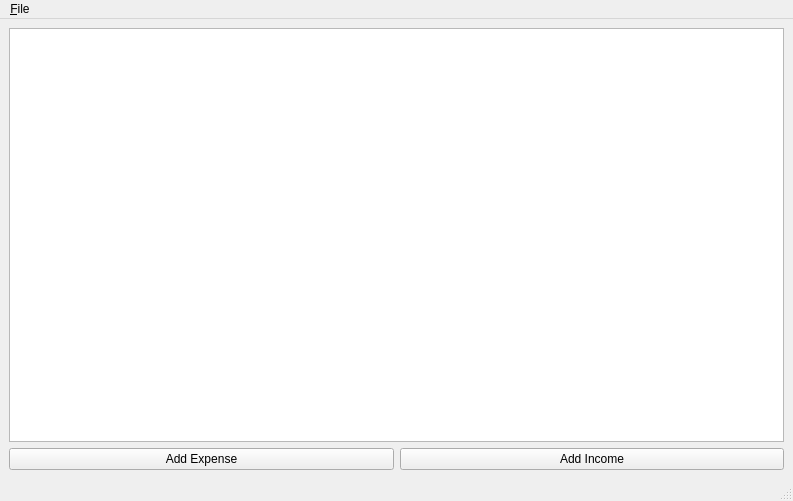
<?xml version="1.0" encoding="UTF-8"?>
<ui version="4.0">
 <class>MainWindow</class>
 <widget class="QMainWindow" name="MainWindow">
  <property name="geometry">
   <rect>
    <x>0</x>
    <y>0</y>
    <width>793</width>
    <height>501</height>
   </rect>
  </property>
  <property name="windowTitle">
   <string>MainWindow</string>
  </property>
  <widget class="QWidget" name="centralwidget">
   <layout class="QGridLayout" name="gridLayout">
    <item row="0" column="0" colspan="2">
     <widget class="QTableView" name="tableView"/>
    </item>
    <item row="1" column="0">
     <widget class="QPushButton" name="pushButton">
      <property name="text">
       <string>Add Expense</string>
      </property>
     </widget>
    </item>
    <item row="1" column="1">
     <widget class="QPushButton" name="pushButton_2">
      <property name="text">
       <string>Add Income</string>
      </property>
     </widget>
    </item>
   </layout>
  </widget>
  <widget class="QMenuBar" name="menubar">
   <property name="geometry">
    <rect>
     <x>0</x>
     <y>0</y>
     <width>793</width>
     <height>24</height>
    </rect>
   </property>
   <widget class="QMenu" name="menu_file">
    <property name="title">
     <string>&amp;File</string>
    </property>
    <addaction name="action_save"/>
    <addaction name="action_load"/>
    <addaction name="action_Exit"/>
   </widget>
   <addaction name="menu_file"/>
  </widget>
  <widget class="QStatusBar" name="statusbar"/>
  <action name="action_save">
   <property name="text">
    <string>&amp;Save</string>
   </property>
  </action>
  <action name="action_load">
   <property name="text">
    <string>&amp;Load</string>
   </property>
  </action>
  <action name="action_Exit">
   <property name="text">
    <string>&amp;Exit</string>
   </property>
  </action>
 </widget>
 <resources/>
 <connections/>
</ui>
